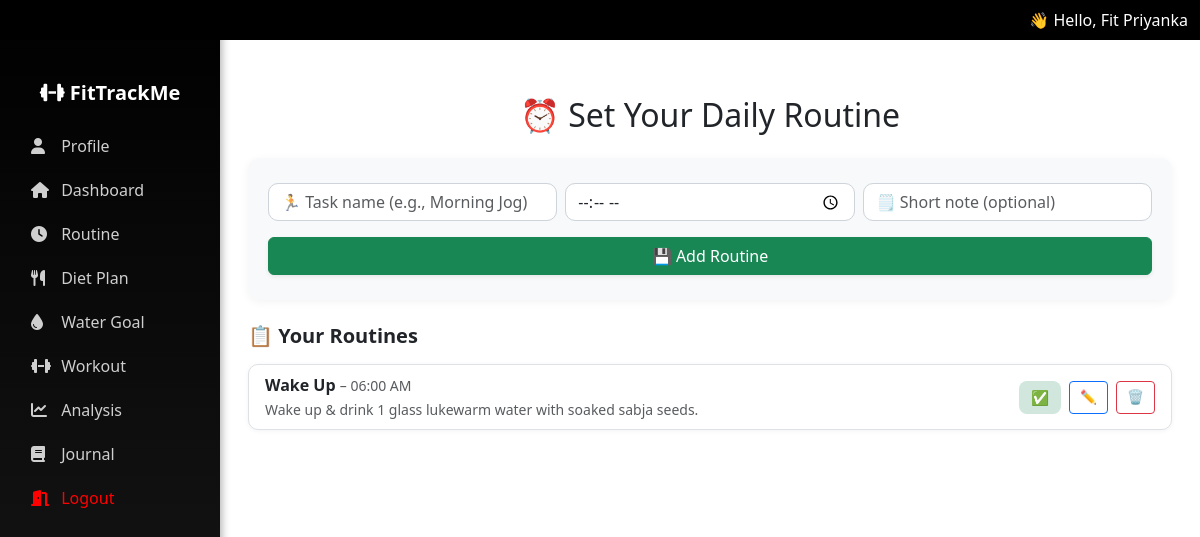
Page /fit/routine-setup/ (signed in) on the earlier database version.
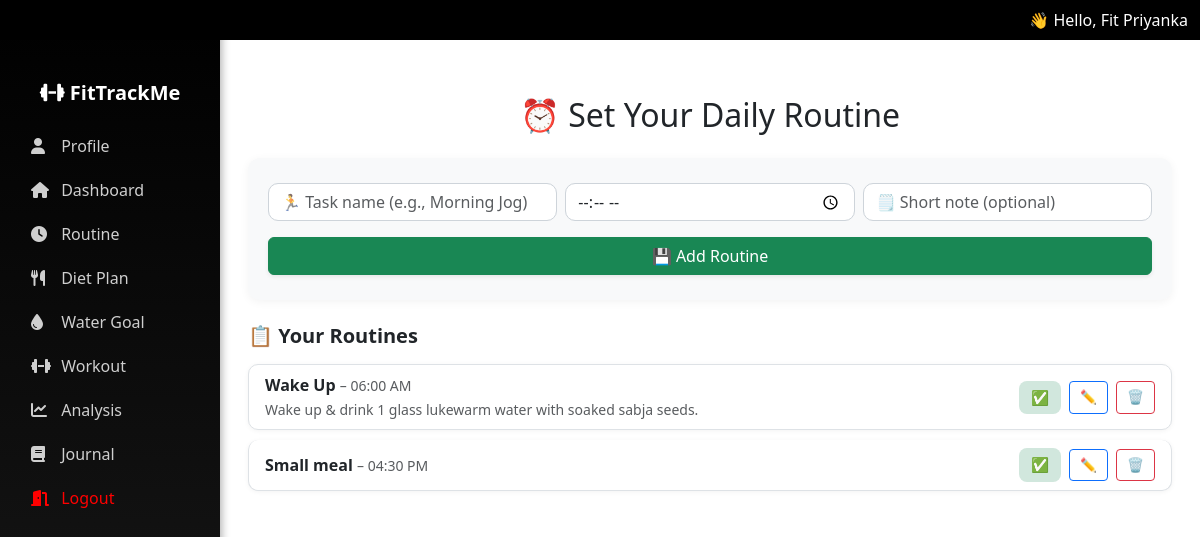
Same page on the later database version.
### fit/models.py (models this page shows, shortened)
class DailyRoutine(models.Model):
    user = models.ForeignKey(User, on_delete=models.CASCADE)
    title = models.CharField(max_length=100)
    description = models.TextField(blank=True, null=True)
    time = models.TimeField()
    is_active = models.BooleanField(default=True)

### fit/views.py (the view, shortened to what this page needs)
# urls.py: path('routine-setup/', views.routine_setup, name='routine_setup'),
@login_required
def routine_setup(request):
    routines = DailyRoutine.objects.filter(user=request.user).order_by("time")
    return render(request, "routine_setup.html", {"routines": routines})

### fit/context_processors.py (called while the page is built)
def user_profile(request):
    if request.user.is_authenticated:
        try:
            profile = UserProfile.objects.get(user=request.user)
            return {'user_full_name': profile.full_name}
        except UserProfile.DoesNotExist:
            return {'user_full_name': request.user.username}
    return {}

### fit/templatetags/custom_filters.py (called while the page is built)
@register.filter
def first_name(value):
    if not value:
        return ""
    parts = value.strip().split()
    if parts[0].lower().replace('.', '') in ['mr', 'mrs', 'ms', 'dr']:
        return parts[1] if len(parts) > 1 else parts[0]
    return parts[0]

### fit/templates/routine_setup.html (shortened to what this page needs)
{% extends "base.html" %}
{% block content %}
<div class="container mt-4 mb-5">
  <h2 class="text-center mb-4">⏰ Set Your Daily Routine</h2>
  <div class="routine-card mb-4">
    <form method="post" id="routineForm">
      <div class="row g-2">
        <div class="col-md-4">
          <input type="text" name="title" class="form-control" placeholder="🏃 Task name (e.g., Morning Jog)" required>
        </div>
        <div class="col-md-4">
          <input type="time" name="time" class="form-control" required>
        </div>
        <div class="col-md-4">
          <input type="text" name="description" class="form-control" placeholder="🗒️ Short note (optional)">
        </div>
      </div>
      <button class="btn btn-success mt-3 w-100 shadow-sm">💾 Add Routine</button>
    </form>
  </div>
  <div class="routine-list">
    <h5 class="mb-3 fw-bold">📋 Your Routines</h5>
    {% if routines %}
      <ul class="list-group">
        {% for r in routines %}
          <li class="list-group-item d-flex justify-content-between align-items-center">
            <div>
              <strong>{{ r.title }}</strong>
              <small class="text-muted">– {{ r.time|time:"h:i A" }}</small><br>
              {% if r.description %}
                <small class="text-muted">{{ r.description }}</small>
              {% endif %}
            </div>
            <div class="d-flex align-items-center gap-2 action-buttons">
              <span class="routine-status {% if r.is_active %}active{% else %}inactive{% endif %}">
                {% if r.is_active %}✅{% else %}❌{% endif %}
              </span>
              <button class="btn btn-outline-primary btn-sm edit-btn"
                      data-id="{{ r.id }}"
                      data-title="{{ r.title }}"
                      data-time="{{ r.time|time:'H:i' }}"
                      data-description="{{ r.description }}">
                ✏️
              </button>
              <form method="post" action="{% url 'delete_routine' r.id %}" onsubmit="return confirm('Are you sure you want to delete this routine?');">
                <button type="submit" class="btn btn-outline-danger btn-sm">🗑️</button>
              </form>
            </div>
          </li>
        {% endfor %}
      </ul>
    {% else %}
      <div class="text-center text-muted py-4">
        <p style="font-size: 1.1rem;">🌤️ No routines added yet.</p>
        <p>Start building your perfect day step-by-step!</p>
      </div>
    {% endif %}
  </div>
</div>
{% endblock %}

Differences in the rows shown:
added DailyRoutine: title "Small meal", time "04:30 PM"
